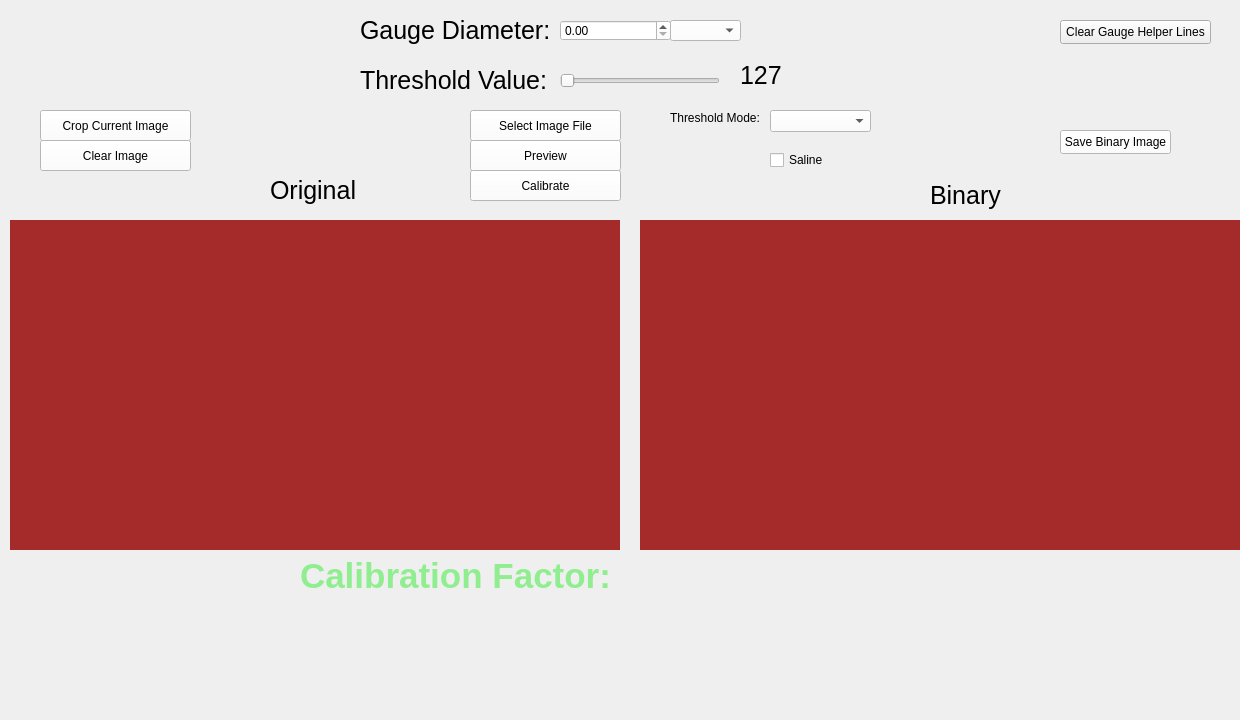
<?xml version="1.0" encoding="UTF-8"?>
<ui version="4.0">
 <class>CalibrateWidget</class>
 <widget class="QWidget" name="CalibrateWidget">
  <property name="geometry">
   <rect>
    <x>0</x>
    <y>0</y>
    <width>1240</width>
    <height>720</height>
   </rect>
  </property>
  <property name="windowTitle">
   <string>Form</string>
  </property>
  <property name="styleSheet">
   <string notr="true"/>
  </property>
  <widget class="QLabel" name="label">
   <property name="geometry">
    <rect>
     <x>360</x>
     <y>0</y>
     <width>281</width>
     <height>61</height>
    </rect>
   </property>
   <property name="styleSheet">
    <string notr="true">font-size: 25px; color: black;</string>
   </property>
   <property name="text">
    <string>Gauge Diameter:</string>
   </property>
  </widget>
  <widget class="QDoubleSpinBox" name="diameter_input">
   <property name="geometry">
    <rect>
     <x>560</x>
     <y>20</y>
     <width>111</width>
     <height>21</height>
    </rect>
   </property>
   <property name="styleSheet">
    <string notr="true">background: white;</string>
   </property>
  </widget>
  <widget class="QLabel" name="label_2">
   <property name="geometry">
    <rect>
     <x>360</x>
     <y>50</y>
     <width>261</width>
     <height>61</height>
    </rect>
   </property>
   <property name="styleSheet">
    <string notr="true">font-size: 25px; color: black;</string>
   </property>
   <property name="text">
    <string>Threshold Value:</string>
   </property>
  </widget>
  <widget class="QPushButton" name="select_image_file">
   <property name="geometry">
    <rect>
     <x>470</x>
     <y>110</y>
     <width>151</width>
     <height>31</height>
    </rect>
   </property>
   <property name="styleSheet">
    <string notr="true">background: white;</string>
   </property>
   <property name="text">
    <string>Select Image File</string>
   </property>
  </widget>
  <widget class="QLabel" name="original_image">
   <property name="geometry">
    <rect>
     <x>10</x>
     <y>220</y>
     <width>610</width>
     <height>330</height>
    </rect>
   </property>
   <property name="styleSheet">
    <string notr="true">background: brown;</string>
   </property>
   <property name="text">
    <string/>
   </property>
  </widget>
  <widget class="QLabel" name="label_4">
   <property name="geometry">
    <rect>
     <x>270</x>
     <y>170</y>
     <width>91</width>
     <height>41</height>
    </rect>
   </property>
   <property name="styleSheet">
    <string notr="true">font-size: 25px; color: black;</string>
   </property>
   <property name="text">
    <string>Original</string>
   </property>
  </widget>
  <widget class="QLabel" name="binarized_image">
   <property name="geometry">
    <rect>
     <x>640</x>
     <y>220</y>
     <width>610</width>
     <height>330</height>
    </rect>
   </property>
   <property name="styleSheet">
    <string notr="true">background: brown;</string>
   </property>
   <property name="text">
    <string/>
   </property>
  </widget>
  <widget class="QLabel" name="label_6">
   <property name="geometry">
    <rect>
     <x>930</x>
     <y>180</y>
     <width>71</width>
     <height>31</height>
    </rect>
   </property>
   <property name="styleSheet">
    <string notr="true">font-size: 25px; color: black;</string>
   </property>
   <property name="text">
    <string>Binary</string>
   </property>
  </widget>
  <widget class="QPushButton" name="preview_btn">
   <property name="geometry">
    <rect>
     <x>470</x>
     <y>140</y>
     <width>151</width>
     <height>31</height>
    </rect>
   </property>
   <property name="styleSheet">
    <string notr="true">background: white;</string>
   </property>
   <property name="text">
    <string>Preview</string>
   </property>
  </widget>
  <widget class="QPushButton" name="calibrate_btn">
   <property name="geometry">
    <rect>
     <x>470</x>
     <y>170</y>
     <width>151</width>
     <height>31</height>
    </rect>
   </property>
   <property name="styleSheet">
    <string notr="true">background: white;</string>
   </property>
   <property name="text">
    <string>Calibrate</string>
   </property>
  </widget>
  <widget class="QLabel" name="calibration_factor_label">
   <property name="geometry">
    <rect>
     <x>300</x>
     <y>560</y>
     <width>881</width>
     <height>31</height>
    </rect>
   </property>
   <property name="styleSheet">
    <string notr="true">font-size: 35px; color: lightgreen; font-weight: bold;</string>
   </property>
   <property name="text">
    <string>Calibration Factor: </string>
   </property>
  </widget>
  <widget class="QComboBox" name="diameter_unit_selection">
   <property name="geometry">
    <rect>
     <x>670</x>
     <y>20</y>
     <width>71</width>
     <height>21</height>
    </rect>
   </property>
   <property name="styleSheet">
    <string notr="true">background: white;</string>
   </property>
  </widget>
  <widget class="QSlider" name="threshold_value_slider">
   <property name="geometry">
    <rect>
     <x>560</x>
     <y>70</y>
     <width>160</width>
     <height>22</height>
    </rect>
   </property>
   <property name="orientation">
    <enum>Qt::Horizontal</enum>
   </property>
  </widget>
  <widget class="QLabel" name="threshold_value_display">
   <property name="geometry">
    <rect>
     <x>740</x>
     <y>60</y>
     <width>71</width>
     <height>31</height>
    </rect>
   </property>
   <property name="styleSheet">
    <string notr="true">font-size: 25px;</string>
   </property>
   <property name="text">
    <string>127</string>
   </property>
  </widget>
  <widget class="QCheckBox" name="is_saline_selection">
   <property name="geometry">
    <rect>
     <x>770</x>
     <y>150</y>
     <width>76</width>
     <height>20</height>
    </rect>
   </property>
   <property name="text">
    <string>Saline</string>
   </property>
  </widget>
  <widget class="QComboBox" name="threshold_mode_selection">
   <property name="geometry">
    <rect>
     <x>770</x>
     <y>110</y>
     <width>101</width>
     <height>22</height>
    </rect>
   </property>
   <property name="styleSheet">
    <string notr="true">background: white</string>
   </property>
  </widget>
  <widget class="QLabel" name="label_3">
   <property name="geometry">
    <rect>
     <x>670</x>
     <y>110</y>
     <width>91</width>
     <height>16</height>
    </rect>
   </property>
   <property name="text">
    <string>Threshold Mode:</string>
   </property>
  </widget>
  <widget class="QLabel" name="threshold_mode_tooltip_">
   <property name="geometry">
    <rect>
     <x>880</x>
     <y>110</y>
     <width>21</width>
     <height>21</height>
    </rect>
   </property>
   <property name="text">
    <string/>
   </property>
  </widget>
  <widget class="QLabel" name="saline_tooltip">
   <property name="geometry">
    <rect>
     <x>830</x>
     <y>150</y>
     <width>21</width>
     <height>21</height>
    </rect>
   </property>
   <property name="text">
    <string/>
   </property>
  </widget>
  <widget class="QPushButton" name="clear_lines">
   <property name="geometry">
    <rect>
     <x>1060</x>
     <y>20</y>
     <width>151</width>
     <height>24</height>
    </rect>
   </property>
   <property name="text">
    <string>Clear Gauge Helper Lines</string>
   </property>
  </widget>
  <widget class="QPushButton" name="crop_image_btn">
   <property name="geometry">
    <rect>
     <x>40</x>
     <y>110</y>
     <width>151</width>
     <height>31</height>
    </rect>
   </property>
   <property name="styleSheet">
    <string notr="true">background: white;</string>
   </property>
   <property name="text">
    <string>Crop Current Image</string>
   </property>
  </widget>
  <widget class="QPushButton" name="clear_image_btn">
   <property name="geometry">
    <rect>
     <x>40</x>
     <y>140</y>
     <width>151</width>
     <height>31</height>
    </rect>
   </property>
   <property name="styleSheet">
    <string notr="true">background: white;</string>
   </property>
   <property name="text">
    <string>Clear Image</string>
   </property>
  </widget>
  <widget class="QPushButton" name="save_binary_btn">
   <property name="geometry">
    <rect>
     <x>1060</x>
     <y>130</y>
     <width>111</width>
     <height>24</height>
    </rect>
   </property>
   <property name="styleSheet">
    <string notr="true">background: white;</string>
   </property>
   <property name="text">
    <string>Save Binary Image</string>
   </property>
  </widget>
 </widget>
 <resources/>
 <connections/>
</ui>
